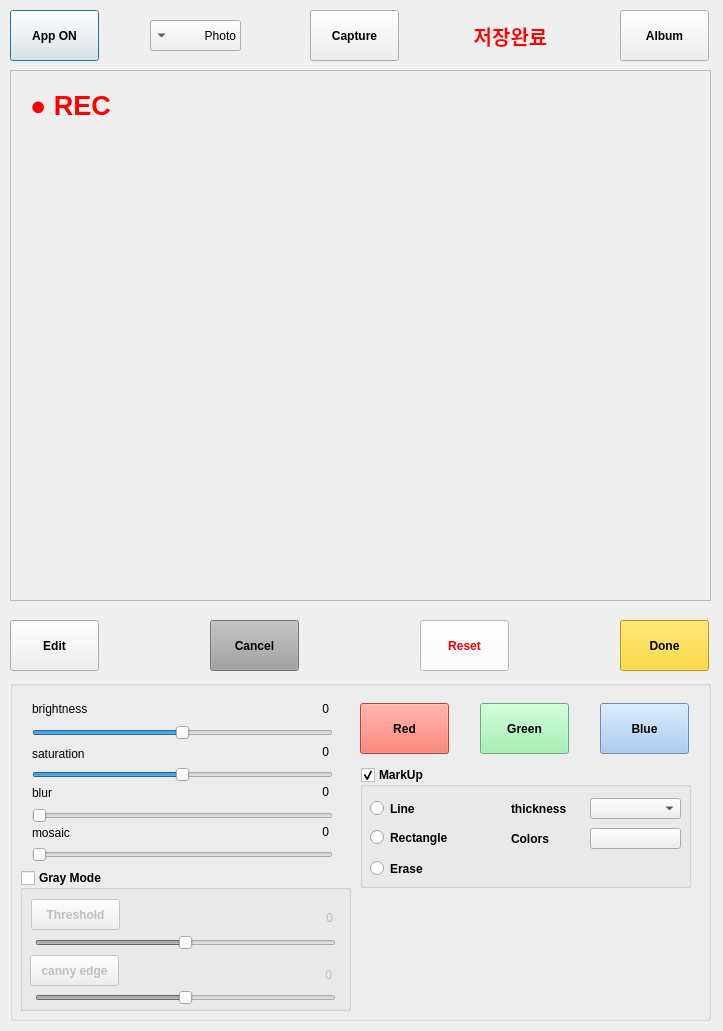
<?xml version="1.0" encoding="UTF-8"?>
<ui version="4.0">
 <class>Dialog</class>
 <widget class="QDialog" name="Dialog">
  <property name="enabled">
   <bool>true</bool>
  </property>
  <property name="geometry">
   <rect>
    <x>0</x>
    <y>0</y>
    <width>723</width>
    <height>1031</height>
   </rect>
  </property>
  <property name="minimumSize">
   <size>
    <width>723</width>
    <height>1031</height>
   </size>
  </property>
  <property name="maximumSize">
   <size>
    <width>723</width>
    <height>1031</height>
   </size>
  </property>
  <property name="windowTitle">
   <string>Dialog</string>
  </property>
  <widget class="QLabel" name="display">
   <property name="geometry">
    <rect>
     <x>10</x>
     <y>70</y>
     <width>701</width>
     <height>531</height>
    </rect>
   </property>
   <property name="frameShape">
    <enum>QFrame::StyledPanel</enum>
   </property>
   <property name="text">
    <string/>
   </property>
  </widget>
  <widget class="QPushButton" name="btn_onoff">
   <property name="geometry">
    <rect>
     <x>10</x>
     <y>10</y>
     <width>89</width>
     <height>51</height>
    </rect>
   </property>
   <property name="font">
    <font>
     <weight>75</weight>
     <bold>true</bold>
    </font>
   </property>
   <property name="text">
    <string>App ON</string>
   </property>
  </widget>
  <widget class="QPushButton" name="btn_album">
   <property name="geometry">
    <rect>
     <x>620</x>
     <y>10</y>
     <width>89</width>
     <height>51</height>
    </rect>
   </property>
   <property name="font">
    <font>
     <weight>75</weight>
     <bold>true</bold>
    </font>
   </property>
   <property name="text">
    <string>Album</string>
   </property>
  </widget>
  <widget class="QPushButton" name="btn_done">
   <property name="geometry">
    <rect>
     <x>620</x>
     <y>620</y>
     <width>89</width>
     <height>51</height>
    </rect>
   </property>
   <property name="font">
    <font>
     <weight>75</weight>
     <bold>true</bold>
    </font>
   </property>
   <property name="styleSheet">
    <string notr="true">QPushButton
{
	background-color:rgb(255, 213, 10);
	color:rgb(0,0,0);
}</string>
   </property>
   <property name="text">
    <string>Done</string>
   </property>
  </widget>
  <widget class="QPushButton" name="btn_cancel">
   <property name="geometry">
    <rect>
     <x>210</x>
     <y>620</y>
     <width>89</width>
     <height>51</height>
    </rect>
   </property>
   <property name="font">
    <font>
     <weight>75</weight>
     <bold>true</bold>
    </font>
   </property>
   <property name="styleSheet">
    <string notr="true">QPushButton
{
	color:rgb(0, 0, 0);
	background-color:rgb(160, 160, 160);
}</string>
   </property>
   <property name="text">
    <string>Cancel</string>
   </property>
  </widget>
  <widget class="QGroupBox" name="edit_box">
   <property name="geometry">
    <rect>
     <x>10</x>
     <y>680</y>
     <width>701</width>
     <height>341</height>
    </rect>
   </property>
   <property name="title">
    <string/>
   </property>
   <property name="checkable">
    <bool>false</bool>
   </property>
   <widget class="QLabel" name="brightness">
    <property name="geometry">
     <rect>
      <x>22</x>
      <y>20</y>
      <width>81</width>
      <height>17</height>
     </rect>
    </property>
    <property name="font">
     <font>
      <weight>50</weight>
      <bold>false</bold>
     </font>
    </property>
    <property name="text">
     <string>brightness</string>
    </property>
   </widget>
   <widget class="QLabel" name="saturation">
    <property name="geometry">
     <rect>
      <x>22</x>
      <y>65</y>
      <width>81</width>
      <height>17</height>
     </rect>
    </property>
    <property name="font">
     <font>
      <weight>50</weight>
      <bold>false</bold>
     </font>
    </property>
    <property name="text">
     <string>saturation</string>
    </property>
   </widget>
   <widget class="QSlider" name="slider_bright">
    <property name="geometry">
     <rect>
      <x>22</x>
      <y>45</y>
      <width>301</width>
      <height>16</height>
     </rect>
    </property>
    <property name="minimum">
     <number>-100</number>
    </property>
    <property name="maximum">
     <number>100</number>
    </property>
    <property name="orientation">
     <enum>Qt::Horizontal</enum>
    </property>
   </widget>
   <widget class="QSlider" name="slide_saturate">
    <property name="geometry">
     <rect>
      <x>22</x>
      <y>87</y>
      <width>301</width>
      <height>16</height>
     </rect>
    </property>
    <property name="minimum">
     <number>-100</number>
    </property>
    <property name="maximum">
     <number>100</number>
    </property>
    <property name="orientation">
     <enum>Qt::Horizontal</enum>
    </property>
   </widget>
   <widget class="QLabel" name="percent_bright">
    <property name="geometry">
     <rect>
      <x>252</x>
      <y>20</y>
      <width>67</width>
      <height>17</height>
     </rect>
    </property>
    <property name="font">
     <font>
      <weight>50</weight>
      <bold>false</bold>
     </font>
    </property>
    <property name="layoutDirection">
     <enum>Qt::LeftToRight</enum>
    </property>
    <property name="text">
     <string>0</string>
    </property>
    <property name="alignment">
     <set>Qt::AlignRight|Qt::AlignTrailing|Qt::AlignVCenter</set>
    </property>
   </widget>
   <widget class="QLabel" name="percent_saturate">
    <property name="geometry">
     <rect>
      <x>252</x>
      <y>63</y>
      <width>67</width>
      <height>17</height>
     </rect>
    </property>
    <property name="font">
     <font>
      <weight>50</weight>
      <bold>false</bold>
     </font>
    </property>
    <property name="text">
     <string>0</string>
    </property>
    <property name="alignment">
     <set>Qt::AlignRight|Qt::AlignTrailing|Qt::AlignVCenter</set>
    </property>
   </widget>
   <widget class="QPushButton" name="btn_red">
    <property name="geometry">
     <rect>
      <x>350</x>
      <y>23</y>
      <width>89</width>
      <height>51</height>
     </rect>
    </property>
    <property name="font">
     <font>
      <weight>75</weight>
      <bold>true</bold>
     </font>
    </property>
    <property name="styleSheet">
     <string notr="true">QPushButton
{
	background-color:rgb(246, 97, 81);
}</string>
    </property>
    <property name="text">
     <string>Red</string>
    </property>
   </widget>
   <widget class="QPushButton" name="btn_green">
    <property name="geometry">
     <rect>
      <x>470</x>
      <y>23</y>
      <width>89</width>
      <height>51</height>
     </rect>
    </property>
    <property name="font">
     <font>
      <weight>75</weight>
      <bold>true</bold>
     </font>
    </property>
    <property name="styleSheet">
     <string notr="true">QPushButton
{
	background-color:rgb(143, 240, 164);
}</string>
    </property>
    <property name="text">
     <string>Green</string>
    </property>
   </widget>
   <widget class="QPushButton" name="btn_blue">
    <property name="geometry">
     <rect>
      <x>590</x>
      <y>23</y>
      <width>89</width>
      <height>51</height>
     </rect>
    </property>
    <property name="font">
     <font>
      <weight>75</weight>
      <bold>true</bold>
     </font>
    </property>
    <property name="styleSheet">
     <string notr="true">QPushButton
{
	background-color:rgb(153, 193, 241);
}</string>
    </property>
    <property name="text">
     <string>Blue</string>
    </property>
   </widget>
   <widget class="QGroupBox" name="markup_group">
    <property name="geometry">
     <rect>
      <x>350</x>
      <y>87</y>
      <width>331</width>
      <height>121</height>
     </rect>
    </property>
    <property name="font">
     <font>
      <weight>75</weight>
      <bold>true</bold>
     </font>
    </property>
    <property name="title">
     <string>MarkUp</string>
    </property>
    <property name="checkable">
     <bool>true</bool>
    </property>
    <property name="checked">
     <bool>true</bool>
    </property>
    <widget class="QRadioButton" name="chbx_line">
     <property name="geometry">
      <rect>
       <x>10</x>
       <y>30</y>
       <width>112</width>
       <height>23</height>
      </rect>
     </property>
     <property name="text">
      <string>Line</string>
     </property>
    </widget>
    <widget class="QRadioButton" name="cxbx_rect">
     <property name="geometry">
      <rect>
       <x>10</x>
       <y>59</y>
       <width>112</width>
       <height>23</height>
      </rect>
     </property>
     <property name="text">
      <string>Rectangle</string>
     </property>
    </widget>
    <widget class="QComboBox" name="cbox_thickness">
     <property name="geometry">
      <rect>
       <x>230</x>
       <y>31</y>
       <width>91</width>
       <height>21</height>
      </rect>
     </property>
     <property name="font">
      <font>
       <weight>50</weight>
       <bold>false</bold>
      </font>
     </property>
     <property name="layoutDirection">
      <enum>Qt::LeftToRight</enum>
     </property>
    </widget>
    <widget class="QLabel" name="line_thickness">
     <property name="geometry">
      <rect>
       <x>151</x>
       <y>33</y>
       <width>71</width>
       <height>17</height>
      </rect>
     </property>
     <property name="text">
      <string>thickness</string>
     </property>
    </widget>
    <widget class="QLabel" name="line_colors">
     <property name="geometry">
      <rect>
       <x>151</x>
       <y>63</y>
       <width>71</width>
       <height>17</height>
      </rect>
     </property>
     <property name="text">
      <string>Colors</string>
     </property>
    </widget>
    <widget class="QPushButton" name="btn_linecolors">
     <property name="geometry">
      <rect>
       <x>230</x>
       <y>61</y>
       <width>91</width>
       <height>21</height>
      </rect>
     </property>
     <property name="text">
      <string/>
     </property>
    </widget>
    <widget class="QRadioButton" name="cxbx_erase">
     <property name="geometry">
      <rect>
       <x>10</x>
       <y>90</y>
       <width>112</width>
       <height>23</height>
      </rect>
     </property>
     <property name="text">
      <string>Erase</string>
     </property>
    </widget>
   </widget>
   <widget class="QLabel" name="blur">
    <property name="geometry">
     <rect>
      <x>22</x>
      <y>104</y>
      <width>81</width>
      <height>17</height>
     </rect>
    </property>
    <property name="font">
     <font>
      <weight>50</weight>
      <bold>false</bold>
     </font>
    </property>
    <property name="text">
     <string>blur</string>
    </property>
   </widget>
   <widget class="QLabel" name="percent_blur">
    <property name="geometry">
     <rect>
      <x>252</x>
      <y>103</y>
      <width>67</width>
      <height>17</height>
     </rect>
    </property>
    <property name="font">
     <font>
      <weight>50</weight>
      <bold>false</bold>
     </font>
    </property>
    <property name="layoutDirection">
     <enum>Qt::LeftToRight</enum>
    </property>
    <property name="text">
     <string>0</string>
    </property>
    <property name="alignment">
     <set>Qt::AlignRight|Qt::AlignTrailing|Qt::AlignVCenter</set>
    </property>
   </widget>
   <widget class="QSlider" name="slide_mosaic">
    <property name="geometry">
     <rect>
      <x>22</x>
      <y>167</y>
      <width>301</width>
      <height>16</height>
     </rect>
    </property>
    <property name="minimum">
     <number>0</number>
    </property>
    <property name="maximum">
     <number>30</number>
    </property>
    <property name="value">
     <number>0</number>
    </property>
    <property name="orientation">
     <enum>Qt::Horizontal</enum>
    </property>
   </widget>
   <widget class="QSlider" name="slider_blur">
    <property name="geometry">
     <rect>
      <x>22</x>
      <y>128</y>
      <width>301</width>
      <height>16</height>
     </rect>
    </property>
    <property name="minimum">
     <number>0</number>
    </property>
    <property name="maximum">
     <number>50</number>
    </property>
    <property name="orientation">
     <enum>Qt::Horizontal</enum>
    </property>
   </widget>
   <widget class="QLabel" name="filter">
    <property name="geometry">
     <rect>
      <x>22</x>
      <y>144</y>
      <width>81</width>
      <height>17</height>
     </rect>
    </property>
    <property name="font">
     <font>
      <weight>50</weight>
      <bold>false</bold>
     </font>
    </property>
    <property name="text">
     <string>mosaic</string>
    </property>
   </widget>
   <widget class="QLabel" name="percent_mosaic">
    <property name="geometry">
     <rect>
      <x>252</x>
      <y>143</y>
      <width>67</width>
      <height>17</height>
     </rect>
    </property>
    <property name="font">
     <font>
      <weight>50</weight>
      <bold>false</bold>
     </font>
    </property>
    <property name="text">
     <string>0</string>
    </property>
    <property name="alignment">
     <set>Qt::AlignRight|Qt::AlignTrailing|Qt::AlignVCenter</set>
    </property>
   </widget>
   <widget class="QGroupBox" name="gray_mode_box">
    <property name="geometry">
     <rect>
      <x>10</x>
      <y>190</y>
      <width>331</width>
      <height>141</height>
     </rect>
    </property>
    <property name="font">
     <font>
      <weight>75</weight>
      <bold>true</bold>
     </font>
    </property>
    <property name="title">
     <string>Gray Mode</string>
    </property>
    <property name="checkable">
     <bool>true</bool>
    </property>
    <property name="checked">
     <bool>false</bool>
    </property>
    <widget class="QLabel" name="percent_thresh">
     <property name="geometry">
      <rect>
       <x>246</x>
       <y>39</y>
       <width>67</width>
       <height>17</height>
      </rect>
     </property>
     <property name="font">
      <font>
       <weight>50</weight>
       <bold>false</bold>
      </font>
     </property>
     <property name="text">
      <string>0</string>
     </property>
     <property name="alignment">
      <set>Qt::AlignRight|Qt::AlignTrailing|Qt::AlignVCenter</set>
     </property>
    </widget>
    <widget class="QSlider" name="slide_canny">
     <property name="geometry">
      <rect>
       <x>15</x>
       <y>120</y>
       <width>301</width>
       <height>16</height>
      </rect>
     </property>
     <property name="minimum">
      <number>-100</number>
     </property>
     <property name="maximum">
      <number>100</number>
     </property>
     <property name="pageStep">
      <number>10</number>
     </property>
     <property name="value">
      <number>0</number>
     </property>
     <property name="orientation">
      <enum>Qt::Horizontal</enum>
     </property>
    </widget>
    <widget class="QSlider" name="slide_thresh">
     <property name="geometry">
      <rect>
       <x>15</x>
       <y>65</y>
       <width>301</width>
       <height>16</height>
      </rect>
     </property>
     <property name="minimum">
      <number>-100</number>
     </property>
     <property name="maximum">
      <number>100</number>
     </property>
     <property name="orientation">
      <enum>Qt::Horizontal</enum>
     </property>
    </widget>
    <widget class="QLabel" name="percent_canny">
     <property name="geometry">
      <rect>
       <x>245</x>
       <y>96</y>
       <width>67</width>
       <height>17</height>
      </rect>
     </property>
     <property name="font">
      <font>
       <weight>50</weight>
       <bold>false</bold>
      </font>
     </property>
     <property name="text">
      <string>0</string>
     </property>
     <property name="alignment">
      <set>Qt::AlignRight|Qt::AlignTrailing|Qt::AlignVCenter</set>
     </property>
    </widget>
    <widget class="QPushButton" name="btn_thresh">
     <property name="geometry">
      <rect>
       <x>11</x>
       <y>29</y>
       <width>89</width>
       <height>31</height>
      </rect>
     </property>
     <property name="font">
      <font>
       <weight>75</weight>
       <bold>true</bold>
      </font>
     </property>
     <property name="text">
      <string>Threshold</string>
     </property>
    </widget>
    <widget class="QPushButton" name="btn_canny">
     <property name="geometry">
      <rect>
       <x>10</x>
       <y>85</y>
       <width>89</width>
       <height>31</height>
      </rect>
     </property>
     <property name="font">
      <font>
       <weight>75</weight>
       <bold>true</bold>
      </font>
     </property>
     <property name="text">
      <string>canny edge</string>
     </property>
    </widget>
   </widget>
  </widget>
  <widget class="QPushButton" name="btn_edit">
   <property name="geometry">
    <rect>
     <x>10</x>
     <y>620</y>
     <width>89</width>
     <height>51</height>
    </rect>
   </property>
   <property name="font">
    <font>
     <weight>75</weight>
     <bold>true</bold>
    </font>
   </property>
   <property name="text">
    <string>Edit</string>
   </property>
  </widget>
  <widget class="QPushButton" name="btn_reset">
   <property name="geometry">
    <rect>
     <x>420</x>
     <y>620</y>
     <width>89</width>
     <height>51</height>
    </rect>
   </property>
   <property name="font">
    <font>
     <weight>75</weight>
     <bold>true</bold>
    </font>
   </property>
   <property name="styleSheet">
    <string notr="true">QPushButton
{
	color:rgb(255, 0, 0);
	background-color:rgb(255, 255, 255);
}</string>
   </property>
   <property name="text">
    <string>Reset</string>
   </property>
  </widget>
  <widget class="QPushButton" name="btn_save">
   <property name="geometry">
    <rect>
     <x>310</x>
     <y>10</y>
     <width>89</width>
     <height>51</height>
    </rect>
   </property>
   <property name="font">
    <font>
     <weight>75</weight>
     <bold>true</bold>
    </font>
   </property>
   <property name="text">
    <string>Capture</string>
   </property>
  </widget>
  <widget class="QComboBox" name="camera_mode">
   <property name="geometry">
    <rect>
     <x>150</x>
     <y>20</y>
     <width>91</width>
     <height>31</height>
    </rect>
   </property>
   <property name="layoutDirection">
    <enum>Qt::RightToLeft</enum>
   </property>
   <item>
    <property name="text">
     <string>Photo</string>
    </property>
   </item>
   <item>
    <property name="text">
     <string>Video</string>
    </property>
   </item>
  </widget>
  <widget class="QLabel" name="record_status">
   <property name="geometry">
    <rect>
     <x>30</x>
     <y>90</y>
     <width>81</width>
     <height>31</height>
    </rect>
   </property>
   <property name="font">
    <font>
     <pointsize>20</pointsize>
     <weight>75</weight>
     <bold>true</bold>
    </font>
   </property>
   <property name="styleSheet">
    <string notr="true">QLabel
{
	color:rgb(255, 0, 0);
}</string>
   </property>
   <property name="text">
    <string>● REC</string>
   </property>
  </widget>
  <widget class="QLabel" name="save_right">
   <property name="geometry">
    <rect>
     <x>470</x>
     <y>20</y>
     <width>81</width>
     <height>31</height>
    </rect>
   </property>
   <property name="font">
    <font>
     <pointsize>15</pointsize>
     <weight>75</weight>
     <bold>true</bold>
    </font>
   </property>
   <property name="styleSheet">
    <string notr="true">QLabel
{
	color:rgb(255, 0, 0);
}</string>
   </property>
   <property name="text">
    <string>저장완료</string>
   </property>
   <property name="alignment">
    <set>Qt::AlignCenter</set>
   </property>
  </widget>
 </widget>
 <resources/>
 <connections/>
</ui>
